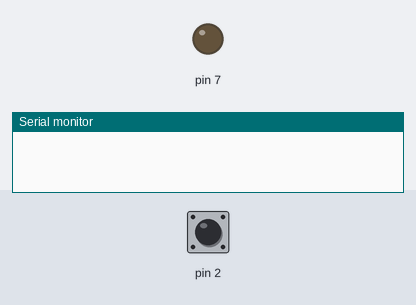
Bench run of a sketch on a simulated Arduino Uno, built with avr-gcc and run on an emulated ATmega328P. Shown: output pins drawn as LEDs (lit = HIGH), the last lines printed to the serial monitor. Inputs (shaded band) come from the test bench; at power-on: pin 2 HIGH.

Above: at 1.2 s.
1.3 s: pin 2 pulled LOW for 0.15 s
At 1.4 s:
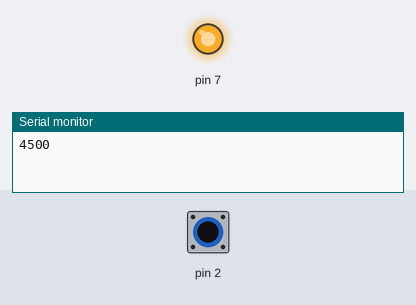
3.1 s: pin 2 pulled LOW for 3.2 s
At 6.5 s:
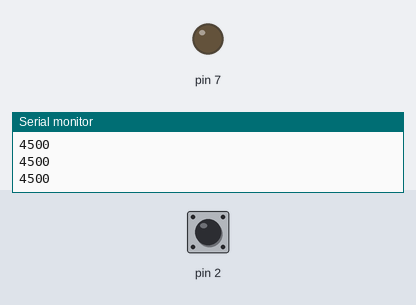
Timing chart, 0 to 8.0 s (numbered marks = the images above; inputs shaded):
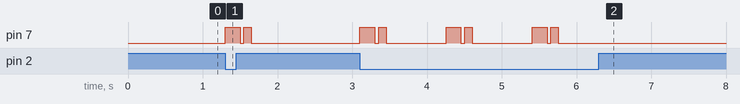

Measured:
- after the input at 1.3 s, pin 7: LOW → HIGH at once, → LOW 0.20 s later, → HIGH 0.05 s later, → LOW 0.10 s later
- after the input at 3.1 s, pin 7: LOW → HIGH at once, then repeats every 1.2 s: LOW 0.05 s, HIGH 0.10 s, LOW 0.80 s, HIGH 0.20 s, until it stays LOW from 5.8 s

The sketch:

cor.ino
```cpp
#include <CapacitiveSensor.h>
CapacitiveSensor   cs_4_2 = CapacitiveSensor(4,2);
void setup() {
   cs_4_2.set_CS_AutocaL_Millis(0xFFFFFFFF);
   Serial.begin(9600);
   pinMode(7, OUTPUT);
}
void loop() {
    long total1 =  cs_4_2.capacitiveSensor(30);
    //value greater than 100 suggests hand is close to sensor
    if (total1 > 1000) {
      Serial.print(total1);
      Serial.print("\n");
      digitalWrite(7, HIGH);
      delay(200);
      digitalWrite(7, LOW);
      delay(50);
      digitalWrite(7, HIGH);
      delay(100);
      digitalWrite(7, LOW);
      delay(800);
    } else {
      digitalWrite(7, LOW);
    }
}
```
